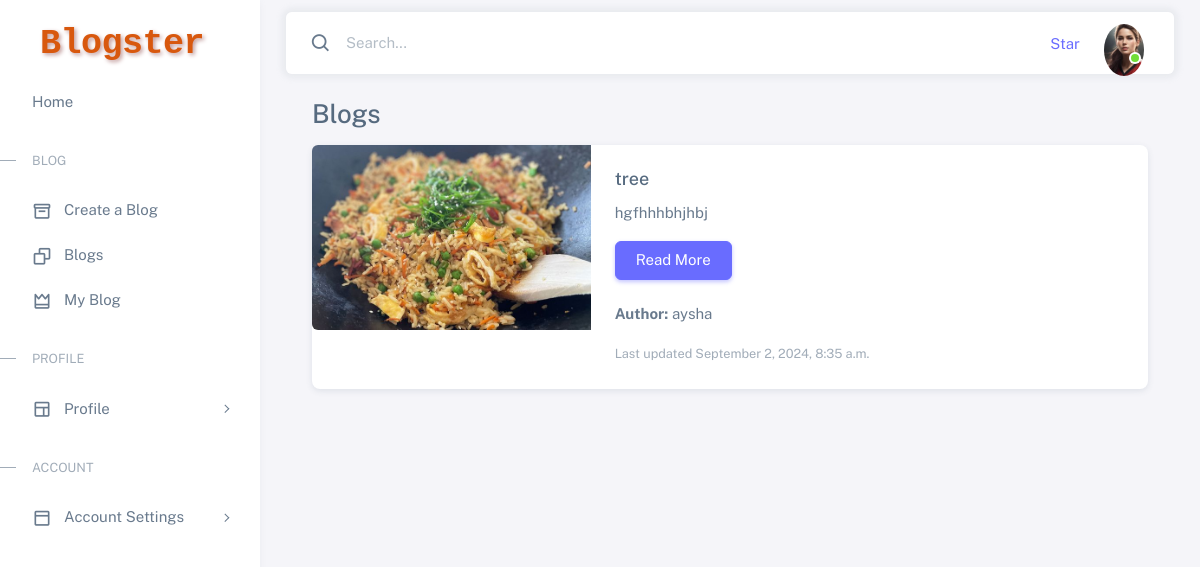
Screenshot of /user/bloglist/ (signed in) with the database file from the repository.
### adminpanel/models.py (models this page shows, shortened)
class Profile(models.Model):
    user = models.OneToOneField(User, on_delete=models.CASCADE)
    phone = models.CharField(max_length=15, blank=True)
    profile_image = models.ImageField(upload_to='profile_images/', blank=True, null=True)
    id_proof = models.ImageField(upload_to='id_proofs/', blank=True, null=True)
    about_description = models.TextField(default='Your default description here')

class Blog(models.Model):
        DRAFT = 'draft'
        PUBLISHED = 'published'
        STATUS_CHOICES = [
            ('draft', 'Draft'),
            ('published', 'Published'),
        ]
        title = models.CharField(max_length=200)
        content = models.TextField()
        blog_image = models.ImageField(upload_to='blog_images/', null=True, blank=True)
        author = models.ForeignKey(User, on_delete=models.CASCADE)
        created_at = models.DateTimeField(auto_now_add=True)
        updated_at = models.DateTimeField(auto_now=True)
        status = models.CharField(max_length=200,choices=STATUS_CHOICES, default=DRAFT)

### userpanel/views.py (the view)
# urls.py: path('bloglist/', blog_list, name='blog_list'),
@login_required(login_url='/404/')
def blog_list(request):
    profile = get_object_or_404(Profile, user=request.user)
    blogs = Blog.objects.filter(author__is_active=True,status=Blog.PUBLISHED)
    context = {
        'blogs': blogs,
        'profile': profile
    }
    return render(request, 'userpanel/blog_list.html', context)

### userpanel/templates/userpanel/blog_list.html (shortened to what this page needs)
{% extends 'userpanel/user_base.html' %}
{% block content %}
<div class="container">
  <h3>Blogs</h3>
  {% if blogs %}
    {% for blog in blogs %}
      <div class="card mb-4">
        <div class="row g-0">
          <div class="col-md-4">
            <img src="{{ blog.blog_image.url }}" class="img-fluid rounded-start" alt="Blog image">
          </div>
          <div class="col-md-8">
            <div class="card-body">
              <h5 class="card-title">{{ blog.title }}</h5>
              <p class="card-text">{{ blog.content|truncatechars:150 }}</p>
              <a href="{% url 'viewblog' blog.id %}" class="btn btn-primary">Read More</a>
              <br>
              <br>
              <p class="card-text"><strong>Author:</strong> {{ blog.author.first_name }}</p>
              <p class="card-text"><small class="text-muted">Last updated {{ blog.updated_at|date:"F j, Y, g:i a" }}</small></p>
            </div>
          </div>
        </div>
      </div>
    {% endfor %}
  {% else %}
    <p>No blogs found.</p>
  {% endif %}
</div>
{% endblock %}

### userpanel/templates/userpanel/user_base.html (shortened to what this page needs)
{% load static %}
<!DOCTYPE html>
<html
  lang="en"
  class="light-style layout-menu-fixed"
  dir="ltr"
  data-theme="theme-default"
  data-assets-path="{% static '/assets/' %}"
  data-template="vertical-menu-template-free"
>
  <head>
    <link rel="stylesheet" href="{% static '/assets/vendor/fonts/boxicons.css' %}" />
    <link rel="stylesheet" href="{% static '/assets/vendor/css/core.css' %}" class="template-customizer-core-css" />
    <link rel="stylesheet" href="{% static '/assets/vendor/css/theme-default.css' %}" class="template-customizer-theme-css" />
    <link rel="stylesheet" href="{% static 'assets/css/demo.css' %}" />
    <link rel="stylesheet" href="{% static '/assets/vendor/libs/perfect-scrollbar/perfect-scrollbar.css'%}" />
    <link rel="stylesheet" href="{% static '/assets/vendor/libs/apex-charts/apex-charts.css'%}" />
  </head>
  <body>
    <div class="layout-wrapper layout-content-navbar">
      <div class="layout-container">
        <aside id="layout-menu" class="layout-menu menu-vertical menu bg-menu-theme">
          <div class="app-brand demo">
              <span class="app-brand-text demo menu-text fw-bolder ms-2" style="color: #d8580e; font-size: 35px; text-transform: none;  font-family: 'Courier New', Courier, monospace;  text-shadow: 2px 2px 4px #c19b9b;">Blogster</span>
          </div>
          <ul class="menu-inner py-1">
            <li class="menu-item">
              <a href="{% url 'userhome' %}" class="menu-link">
                <div data-i18n="UserHome">Home</div>
              </a>
            </li>
              <li class="menu-header small text-uppercase"><span class="menu-header-text">Blog</span></li>
              <li class="menu-item">
                <a href="{% url 'addblog' %}" class="menu-link">
                  <i class="menu-icon tf-icons bx bx-box"></i>
                  <div data-i18n="create blog">Create a Blog</div>
                </a>
              </li>
              <li class="menu-item">
                <a href="{% url 'bloglist' %}" class="menu-link">
                  <i class="menu-icon tf-icons bx bx-copy"></i>
                  <div data-i18n="Blogs">Blogs</div>
                </a>
              <li class="menu-item">
                <a href="{% url 'myblogs' %}" class="menu-link">
                  <i class="menu-icon tf-icons bx bx-crown"></i>
                  <div data-i18n="My Blog">My Blog</div>
                </a>
              </li>
            <li class="menu-header small text-uppercase"><span class="menu-header-text">Profile</span></li>
            <li class="menu-item">
              <a href="javascript:void(0);" class="menu-link menu-toggle">
                <i class="menu-icon tf-icons bx bx-layout"></i>
                <div data-i18n="Profile">Profile</div>
              </a>
            </li>
            <li class="menu-header small text-uppercase">
              <span class="menu-header-text">Account</span>
            </li>
            <li class="menu-item">
              <a href="javascript:void(0);" class="menu-link menu-toggle">
                <i class="menu-icon tf-icons bx bx-dock-top"></i>
                <div data-i18n="Account Settings">Account Settings</div>
              </a>
            </li>
        </aside>
        <div class="layout-page">
          <nav
            class="layout-navbar container-xxl navbar navbar-expand-xl navbar-detached align-items-center bg-navbar-theme"
            id="layout-navbar"
          >
            <div class="navbar-nav-right d-flex align-items-center" id="navbar-collapse">
              <div class="navbar-nav align-items-center">
                <div class="nav-item d-flex align-items-center">
                  <i class="bx bx-search fs-4 lh-0"></i>
                  <input
                    type="text"
                    class="form-control border-0 shadow-none"
                    placeholder="Search..."
                    aria-label="Search..."
                  />
                </div>
              </div>
              <ul class="navbar-nav flex-row align-items-center ms-auto">
                <li class="nav-item lh-1 me-3">
                  <a
                    class="github-button"
                    href="https://github.com/themeselection/sneat-html-admin-template-free"
                    data-icon="octicon-star"
                    data-size="large"
                    data-show-count="true"
                    aria-label="Star themeselection/sneat-html-admin-template-free on GitHub"
                    >Star</a
                  >
                </li>
                <li class="nav-item navbar-dropdown dropdown-user dropdown">
                  <a class="nav-link dropdown-toggle hide-arrow" href="javascript:void(0);" data-bs-toggle="dropdown">
                    <div class="avatar avatar-online">
                      {% if profile.profile_image %}
                      <img src="{{ profile.profile_image.url }}" alt="Profile Image" class="w-px-40 h-auto rounded-circle" />
                  {% else %}
                      <img src="{% static 'default-avatar.png' %}" alt="Default Avatar" class="w-px-40 h-auto rounded-circle" />
                  {% endif %}
                    </div>
                  </a>
              </ul>
            </div>
          </nav>
          <div class="content-wrapper">
            <div class="container-xxl flex-grow-1 container-p-y">
              {% block content %}{% endblock %}
            </div>
    </div>
  </body>
</html>

### adminpanel/static/assets/css/demo.css (style rules this page uses)
.menu .app-brand.demo { height: 64px; margin-top: 12px; }
.app-brand-text.demo { font-size: 1.75rem; letter-spacing: -0.5px; text-transform: lowercase; }

### rows the page displays
Profile: profile_image (picture)
Blog: blog_image (picture), title "tree", content "hgfhhhbhjhbj", author.first_name "aysha", updated_at "September 2, 2024, 8:35 a.m."
